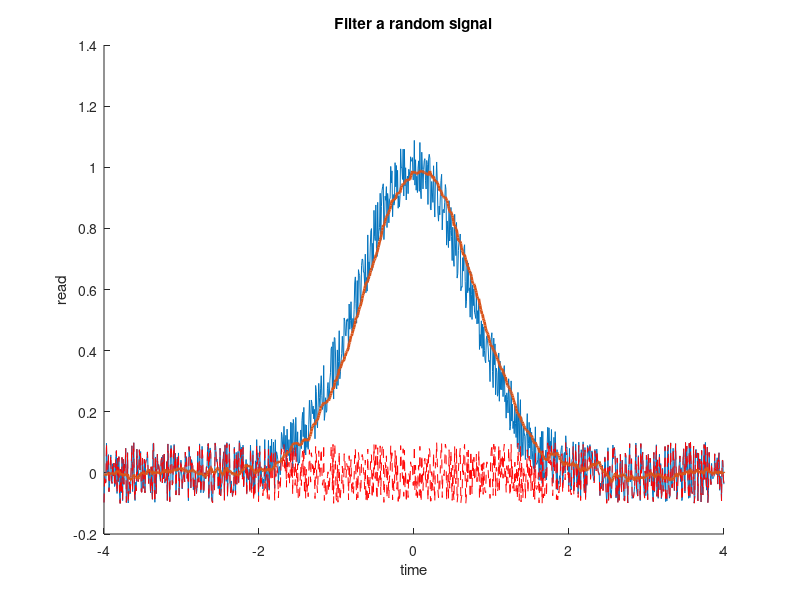

Recreate this plot in MATLAB. (Note: this script raises an error after producing the figure.)
clc, clearvars, close all

l = -4;
r = 4;
magnitude = 0.1;

x = linspace(l, r, 1000);
y = exp(-x.^2);
noise = ((2)*rand(1,length(y))-1)*magnitude;
y = y + noise;

figure(1)
hold on

plot(x,y)
plot(x,noise, "r--")

window = 20;
b = (1/window) * ones(1,window);

y = filter(b,1,y);
plot(x,y, "LineWidth", 2);

title("Filter a random signal"), xlabel("time"), ylabel("read")
subtitle(strcat("Randomness: ", num2str(magnitude*100)) + strcat("%, Window size: ", num2str(window)))
legend("input", "noise", "filtered")
xlim([l r]), ylim([0 inf]), grid on
